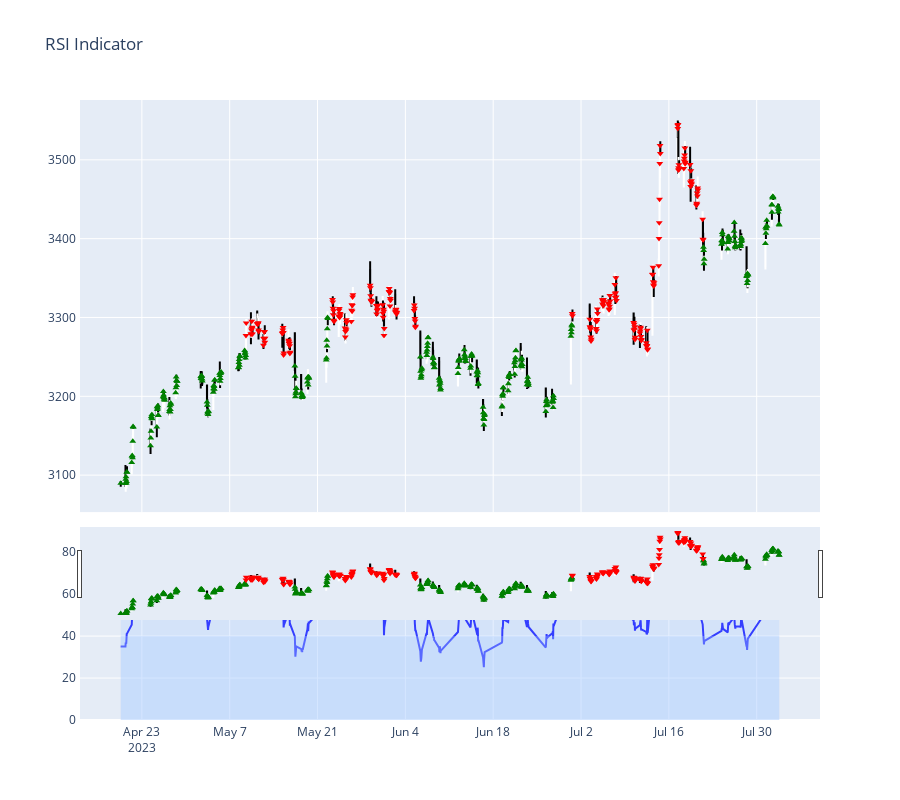

Notebook source saved alongside this figure:
### Code cell
ta = TechnicalAnalysis(file_path)
ta.analyze_rsi(file_path[0])

### Figure 1 — Plotly figure (JSON) as saved in the notebook; plotly's stock layout.template omitted (floating-point values rounded to 4 significant figures; data arrays with more than 128 entries replaced by an {"elided": "..."} marker saying what was removed)
{"data": [{"close": {"elided": "504 float values"}, "decreasing": {"line": {"color": "black"}}, "high": {"elided": "504 float values"}, "increasing": {"line": {"color": "white"}}, "low": {"elided": "504 float values"}, "name": "Candlestick", "open": {"elided": "504 float values"}, "type": "candlestick", "x": {"elided": "504 str values"}, "xaxis": "x", "yaxis": "y"}, {"marker": {"color": "green", "symbol": "triangle-up"}, "mode": "markers", "name": "Buy Signal", "type": "scatter", "x": {"elided": "294 str values"}, "xaxis": "x", "y": {"elided": "294 float values"}, "yaxis": "y"}, {"marker": {"color": "red", "symbol": "triangle-down"}, "mode": "markers", "name": "Sell Signal", "type": "scatter", "x": {"elided": "210 str values"}, "xaxis": "x", "y": {"elided": "210 float values"}, "yaxis": "y"}, {"line": {"color": "blue"}, "mode": "lines", "name": "RSI", "type": "scatter", "x": {"elided": "504 str values"}, "xaxis": "x2", "y": {"elided": "504 float values"}, "yaxis": "y2"}, {"fill": "tozeroy", "fillcolor": "rgba(173, 204, 255, 0.3)", "line": {"color": "rgba(0, 0, 0, 0)"}, "showlegend": false, "type": "scatter", "x": {"elided": "504 str values"}, "xaxis": "x2", "y": {"elided": "504 int values"}, "yaxis": "y2"}, {"fill": "tozeroy", "fillcolor": "rgba(173, 204, 255, 0.3)", "line": {"color": "rgba(0, 0, 0, 0)"}, "name": "RSI Range (40-70)", "type": "scatter", "x": {"elided": "504 str values"}, "xaxis": "x2", "y": {"elided": "504 int values"}, "yaxis": "y2"}], "layout": {"height": 800, "showlegend": false, "title": {"text": "RSI Indicator"}, "xaxis": {"anchor": "y", "domain": [0, 1], "linecolor": "white", "linewidth": 2, "matches": "x2", "mirror": true, "showline": true, "showticklabels": false}, "xaxis2": {"anchor": "y2", "domain": [0, 1], "linecolor": "white", "linewidth": 2, "mirror": true, "showline": true}, "yaxis": {"anchor": "x", "domain": [0.335, 1.0], "linecolor": "white", "linewidth": 2, "mirror": true, "showline": true}, "yaxis2": {"anchor": "x2", "domain": [0, 0.285], "linecolor": "white", "linewidth": 2, "mirror": true, "showline": true}}}
